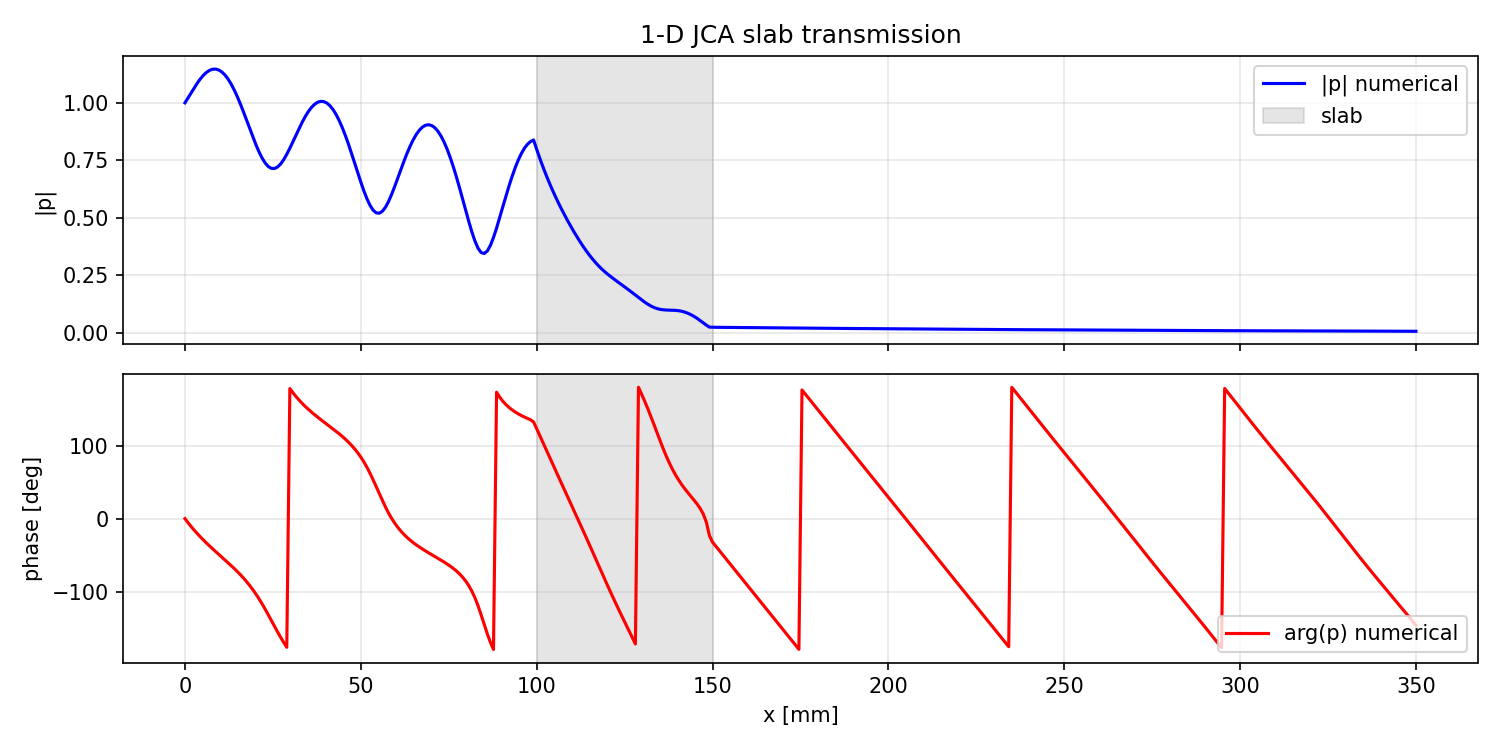

Write the Python code that produced this figure.
"""
1-D JCA transfer-matrix validation.
Analytical transmission of a uniform porous slab vs numerical Helmholtz solve.
"""

import numpy as np
import scipy.sparse as sp
import scipy.sparse.linalg as spla
import matplotlib.pyplot as plt

import jca_helmholtz_2d_v1 as jca


freq = 5000.0
omega = 2.0 * np.pi * freq

phi_slab, sigma_slab, alpha_inf_slab = 0.60, 1e4, 1.5
L_slab = 0.050

phi_air, sigma_air, alpha_inf_air = 1.0, 0.0, 1.0

L_air_left = 0.100
L_air_right = 0.200
L_total = L_air_left + L_slab + L_air_right

Nx = 400
dx = L_total / (Nx - 1)
x = np.linspace(0, L_total, Nx)


def make_materials(Nx):
    phi = np.full(Nx, phi_air)
    sigma = np.full(Nx, sigma_air)
    alpha_inf = np.full(Nx, alpha_inf_air)
    i1 = int(L_air_left / dx)
    i2 = int((L_air_left + L_slab) / dx)
    phi[i1:i2] = phi_slab
    sigma[i1:i2] = sigma_slab
    alpha_inf[i1:i2] = alpha_inf_slab
    return phi, sigma, alpha_inf


phi, sigma, alpha_inf = make_materials(Nx)
rho_tilde, K_tilde = jca.jca_properties(omega, phi, sigma, alpha_inf)


# analytical transfer-matrix transmission
rho1, K1 = jca.jca_properties(omega, np.array([phi_air]), np.array([sigma_air]), np.array([alpha_inf_air]))
rho2, K2 = jca.jca_properties(omega, np.array([phi_slab]), np.array([sigma_slab]), np.array([alpha_inf_slab]))

Z1 = np.sqrt(rho1[0] * K1[0])
Z2 = np.sqrt(rho2[0] * K2[0])
k1 = omega * np.sqrt(rho1[0] / K1[0])
k2 = omega * np.sqrt(rho2[0] / K2[0])

T_analytical = 2.0 / (2.0 * np.cos(k2 * L_slab)
                      + 1j * (Z2/Z1 + Z1/Z2) * np.sin(k2 * L_slab))

print("=" * 60)
print("1-D TRANSFER-MATRIX VALIDATION")
print("=" * 60)
print(f"f            = {freq:.1f} Hz")
print(f"slab         = phi={phi_slab}, sigma={sigma_slab:.2e}, alpha_inf={alpha_inf_slab}")
print(f"L_slab       = {L_slab*1000:.1f} mm")
print(f"Z1 (air)     = {Z1:.4f}")
print(f"Z2 (slab)    = {Z2:.4f}")
print(f"k1 (air)     = {k1:.2f}  -> lambda1 = {2*np.pi/k1.real*1000:.2f} mm")
print(f"k2 (slab)    = {k2:.2f}  -> lambda2 = {2*np.pi/k2.real*1000:.2f} mm")
print(f"|T_analytical| = {np.abs(T_analytical):.6f}")
print(f"arg(T_analytical) = {np.angle(T_analytical)*180/np.pi:.2f} deg")


# numerical 1-D Helmholtz solve
def solve_1d(omega, rho_tilde, K_tilde, dx):
    Nx = len(rho_tilde)
    inv_rho = 1.0 / rho_tilde
    k = omega * np.sqrt(rho_tilde / K_tilde)

    row, col, data = [], [], []
    b = np.zeros(Nx, dtype=complex)

    for i in range(Nx):
        if i == 0:
            row.append(i); col.append(i); data.append(1.0)
            b[i] = 1.0
            continue

        if i == Nx - 1:
            row.append(i); col.append(i); data.append(1.0/dx + 1j*k[i])
            row.append(i); col.append(i - 1); data.append(-1.0/dx)
            continue

        irhox_minus = 0.5 * (inv_rho[i - 1] + inv_rho[i])
        irhox_plus  = 0.5 * (inv_rho[i] + inv_rho[i + 1])

        diag = -(irhox_minus + irhox_plus) / dx**2 + omega**2 / K_tilde[i]
        row.append(i); col.append(i); data.append(diag)
        row.append(i); col.append(i - 1); data.append(irhox_minus / dx**2)
        row.append(i); col.append(i + 1); data.append(irhox_plus  / dx**2)

    A = sp.csr_matrix((data, (row, col)), shape=(Nx, Nx), dtype=complex)
    return spla.spsolve(A, b)


p_num = solve_1d(omega, rho_tilde, K_tilde, dx)


# extract right-going travelling-wave amplitudes
def extract_amplitude(p, x_loc, k):
    i0 = len(x_loc) // 3
    i1 = 2 * len(x_loc) // 3
    e0p = np.exp(-1j * k * x_loc[i0])
    e0m = np.exp( 1j * k * x_loc[i0])
    e1p = np.exp(-1j * k * x_loc[i1])
    e1m = np.exp( 1j * k * x_loc[i1])
    det = e0p * e1m - e0m * e1p
    return (p[i0] * e1m - p[i1] * e0m) / det


i_left  = (x > 0.010) & (x < L_air_left - 0.010)
i_right = (x > L_air_left + L_slab + 0.010) & (x < L_total - 0.010)

A_inc = extract_amplitude(p_num[i_left],  x[i_left],  k1)
A_trn = extract_amplitude(p_num[i_right], x[i_right] - (L_air_left + L_slab), k1)

# account for attenuation/propagation from x=0 to slab entrance
T_numerical = A_trn / (A_inc * np.exp(-1j * k1 * L_air_left))

print(f"\n|A_incident|  = {np.abs(A_inc):.6f}")
print(f"|A_transmitted| = {np.abs(A_trn):.6f}")
print(f"|T_numerical|   = {np.abs(T_numerical):.6f}")
print(f"arg(T_numerical) = {np.angle(T_numerical)*180/np.pi:.2f} deg")
print(f"\nerror in |T| = {abs(abs(T_numerical) - abs(T_analytical))/abs(T_analytical)*100:.2f}%")
print(f"error in phase = {abs(np.angle(T_numerical) - np.angle(T_analytical))*180/np.pi:.2f} deg")


fig, axes = plt.subplots(2, 1, figsize=(10, 5), sharex=True)

ax = axes[0]
ax.plot(x * 1000, np.abs(p_num), 'b-', label='|p| numerical')
ax.axvspan(L_air_left*1000, (L_air_left+L_slab)*1000, color='gray', alpha=0.2, label='slab')
ax.set_ylabel('|p|')
ax.set_title('1-D JCA slab transmission')
ax.legend()
ax.grid(True, alpha=0.3)

ax = axes[1]
ax.plot(x * 1000, np.angle(p_num) * 180 / np.pi, 'r-', label='arg(p) numerical')
ax.axvspan(L_air_left*1000, (L_air_left+L_slab)*1000, color='gray', alpha=0.2)
ax.set_xlabel('x [mm]')
ax.set_ylabel('phase [deg]')
ax.legend()
ax.grid(True, alpha=0.3)

fig.tight_layout()
fig.savefig('validate_jca_1d.png', dpi=150)
print("\nsaved validate_jca_1d.png")
